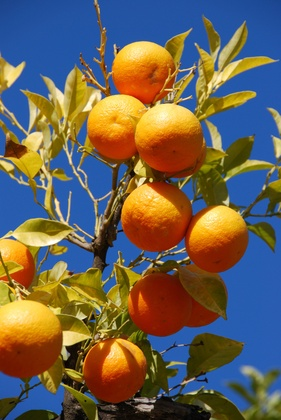
%> input picture lab_1_kernel_filters/oranges.jpg, 281 x 420 px, shrunk from 1279 x 1911 before the run
$ octave lab_script.m   (GNU Octave 9; MATLAB toolbox functions it lacks are replaced by stand-ins)
%> lines starting %> are read from the running program, lines starting %| are printed output that depends on the picture
### lab_1_kernel_filters/get_grayscale_image.m
function grayscale_im = get_grayscale_image(image)

[x, y, ~] = size(image);
grayscale_im = zeros(x, y);

for i = 1:x
    for j = 1:y
        grayscale_im(i,j) = 0.2989 * image(i,j,1) + 0.5870 * image(i,j,2) + 0.1140 * image(i,j,3);
    end
end

end

### lab_1_kernel_filters/conv_filtration.m
function new_img = conv_filtration(img, kernel)

[x, y] = size(img);
margin = floor(length(kernel)/2);
new_img = img;

for i = 1+margin : x-margin
    for j = 1+margin : y-margin
        new_img(i, j) = sum(double(img(i-margin:i+margin, j-margin:j+margin)) .* kernel, 'all');
    end
end

new_img = uint8(new_img);
end

### lab_1_kernel_filters/lab_script.m
%% originals
clearvars; close all; clc;

oranges = imread("oranges.jpg");
%> oranges is the input picture: size 420x281x3 uint8; mean R, G, B 106.5, 97.4, 84.5
rabbit = imread("rabbit.jpg");
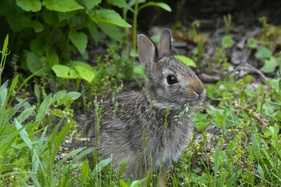
%> input picture lab_1_kernel_filters/rabbit.jpg, 281 x 187 px, shrunk from 1279 x 853 before the run
%> rabbit is the input picture: size 187x281x3 uint8; mean R, G, B 90, 107.1, 65.6
scsihd = imread("scsi-hd.jpg");
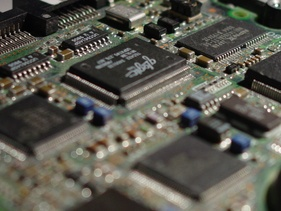
%> input picture lab_1_kernel_filters/scsi-hd.jpg, 281 x 211 px, shrunk from 1280 x 960 before the run
%> scsihd is the input picture: size 211x281x3 uint8; mean R, G, B 90.5, 88.8, 79.3
dome = imread("dome.jpg");
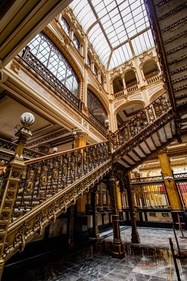
%> input picture lab_1_kernel_filters/dome.jpg, 187 x 281 px, shrunk from 853 x 1280 before the run
%> dome is the input picture: size 281x187x3 uint8; mean R, G, B 105.5, 83.8, 65.1

oranges_gray = get_grayscale_image(oranges);
%> after the loop in get_grayscale_image, `for i = 1:x`:
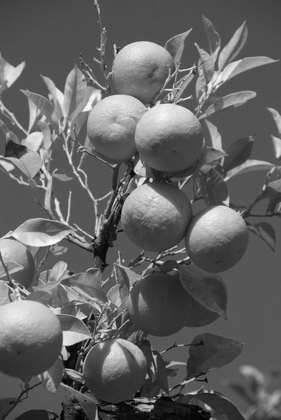
%> grayscale_im: size 420x281 double; min 1, max 255, mean 98.6
rabbit_gray = get_grayscale_image(rabbit);
%> after the loop in get_grayscale_image (call 2), `for i = 1:x`:
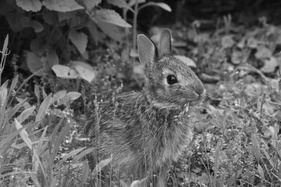
%> grayscale_im: size 187x281 double; min 3, max 248, mean 97.2
scsihd_gray = get_grayscale_image(scsihd);
dome_gray = get_grayscale_image(dome);
%> after the loop in get_grayscale_image (call 4), `for i = 1:x`:
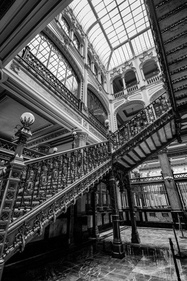
%> grayscale_im: size 281x187 double; min 0, max 255, mean 88.1


subplot(2,2,1), imshow(oranges_gray, []);
subplot(2,2,2), imshow(rabbit_gray, []);
subplot(2,2,3), imshow(scsihd_gray, []);
subplot(2,2,4), imshow(dome_gray, []);
sgtitle('original imgs in grayscale');


%% low-pass filtering: ones
clearvars; close all; clc;

oranges = imread("oranges.jpg");
rabbit = imread("rabbit.jpg");
scsihd = imread("scsi-hd.jpg");
dome = imread("dome.jpg");


oranges_gray = get_grayscale_image(oranges);
rabbit_gray = get_grayscale_image(rabbit);
scsihd_gray = get_grayscale_image(scsihd);
dome_gray = get_grayscale_image(dome);


sizes = [3, 5, 9, 15, 35];


for i = 1:length(sizes)
    struct_el = ones(sizes(i), sizes(i));
    struct_el = struct_el / sum(struct_el, 'all');

    oranges_lp = conv_filtration(oranges_gray, struct_el);
    rabbit_lp = conv_filtration(rabbit_gray, struct_el);
    scsihd_lp = conv_filtration(scsihd_gray, struct_el);
%> (the run ends here)
